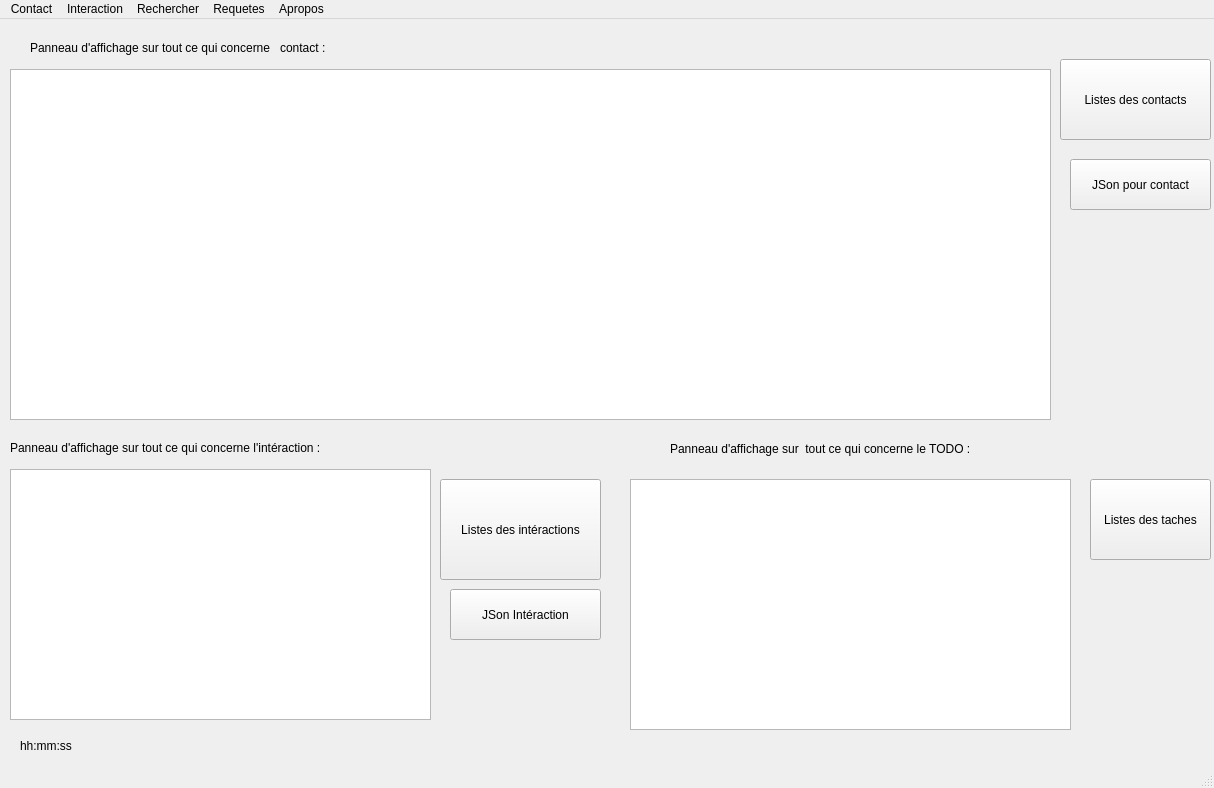
<?xml version="1.0" encoding="UTF-8"?>
<ui version="4.0">
 <class>FenetrePrincipale</class>
 <widget class="QMainWindow" name="FenetrePrincipale">
  <property name="geometry">
   <rect>
    <x>0</x>
    <y>0</y>
    <width>1214</width>
    <height>788</height>
   </rect>
  </property>
  <property name="windowTitle">
   <string>FenetrePrincipale</string>
  </property>
  <widget class="QWidget" name="centralwidget">
   <widget class="QTextEdit" name="afficherTexte">
    <property name="geometry">
     <rect>
      <x>10</x>
      <y>50</y>
      <width>1041</width>
      <height>351</height>
     </rect>
    </property>
   </widget>
   <widget class="QPushButton" name="BAfficher">
    <property name="geometry">
     <rect>
      <x>1060</x>
      <y>40</y>
      <width>151</width>
      <height>81</height>
     </rect>
    </property>
    <property name="text">
     <string>Listes des contacts</string>
    </property>
   </widget>
   <widget class="QLabel" name="BNombrecontact">
    <property name="geometry">
     <rect>
      <x>650</x>
      <y>10</y>
      <width>511</width>
      <height>31</height>
     </rect>
    </property>
    <property name="text">
     <string/>
    </property>
   </widget>
   <widget class="QPushButton" name="BAffichetousInteraction">
    <property name="geometry">
     <rect>
      <x>440</x>
      <y>460</y>
      <width>161</width>
      <height>101</height>
     </rect>
    </property>
    <property name="text">
     <string>Listes des intéractions</string>
    </property>
   </widget>
   <widget class="QPushButton" name="boutontodo">
    <property name="geometry">
     <rect>
      <x>1090</x>
      <y>460</y>
      <width>121</width>
      <height>81</height>
     </rect>
    </property>
    <property name="text">
     <string>Listes des taches</string>
    </property>
   </widget>
   <widget class="QTextEdit" name="textEditIntraction">
    <property name="geometry">
     <rect>
      <x>10</x>
      <y>450</y>
      <width>421</width>
      <height>251</height>
     </rect>
    </property>
   </widget>
   <widget class="QTextEdit" name="textEditTodo">
    <property name="geometry">
     <rect>
      <x>630</x>
      <y>460</y>
      <width>441</width>
      <height>251</height>
     </rect>
    </property>
   </widget>
   <widget class="QLabel" name="label">
    <property name="geometry">
     <rect>
      <x>30</x>
      <y>20</y>
      <width>401</width>
      <height>17</height>
     </rect>
    </property>
    <property name="text">
     <string>Panneau d'affichage sur tout ce qui concerne   contact :</string>
    </property>
   </widget>
   <widget class="QLabel" name="label_2">
    <property name="geometry">
     <rect>
      <x>10</x>
      <y>420</y>
      <width>421</width>
      <height>17</height>
     </rect>
    </property>
    <property name="text">
     <string>Panneau d'affichage sur tout ce qui concerne l'intéraction :</string>
    </property>
   </widget>
   <widget class="QLabel" name="label_3">
    <property name="geometry">
     <rect>
      <x>670</x>
      <y>420</y>
      <width>381</width>
      <height>20</height>
     </rect>
    </property>
    <property name="text">
     <string>Panneau d'affichage sur  tout ce qui concerne le TODO :</string>
    </property>
   </widget>
   <widget class="QLabel" name="Lheure">
    <property name="geometry">
     <rect>
      <x>20</x>
      <y>716</y>
      <width>81</width>
      <height>21</height>
     </rect>
    </property>
    <property name="text">
     <string>hh:mm:ss</string>
    </property>
   </widget>
   <widget class="QPushButton" name="Bjson">
    <property name="geometry">
     <rect>
      <x>1070</x>
      <y>140</y>
      <width>141</width>
      <height>51</height>
     </rect>
    </property>
    <property name="text">
     <string>JSon pour contact</string>
    </property>
   </widget>
   <widget class="QPushButton" name="BJsonInteraction">
    <property name="geometry">
     <rect>
      <x>450</x>
      <y>570</y>
      <width>151</width>
      <height>51</height>
     </rect>
    </property>
    <property name="text">
     <string>JSon Intéraction</string>
    </property>
   </widget>
  </widget>
  <widget class="QMenuBar" name="menubar">
   <property name="geometry">
    <rect>
     <x>0</x>
     <y>0</y>
     <width>1214</width>
     <height>22</height>
    </rect>
   </property>
   <widget class="QMenu" name="menuContact">
    <property name="title">
     <string>Contact</string>
    </property>
    <addaction name="separator"/>
    <addaction name="actionCr_er_un_contact"/>
    <addaction name="actionModifier_un_contact"/>
    <addaction name="actionSupprimer_un_contact"/>
   </widget>
   <widget class="QMenu" name="menuInteraction">
    <property name="title">
     <string>Interaction</string>
    </property>
    <addaction name="separator"/>
    <addaction name="actionAjouter_une_int_raction"/>
    <addaction name="actionListes_d_int_raction"/>
   </widget>
   <widget class="QMenu" name="menuRechercher">
    <property name="title">
     <string>Rechercher</string>
    </property>
    <addaction name="actionchercher_un_contact"/>
   </widget>
   <widget class="QMenu" name="menuRequetes">
    <property name="title">
     <string>Requetes</string>
    </property>
    <addaction name="actionInteraction_entre_deux_dates"/>
    <addaction name="actionInteraction_d_un_contact_entre_deux_dates"/>
    <addaction name="actionCollecteDesTaches"/>
    <addaction name="actionTaches_pour_tous_les_contacts"/>
   </widget>
   <widget class="QMenu" name="menuApropos">
    <property name="title">
     <string>Apropos</string>
    </property>
    <addaction name="separator"/>
    <addaction name="actionApropos"/>
   </widget>
   <addaction name="menuContact"/>
   <addaction name="menuInteraction"/>
   <addaction name="menuRechercher"/>
   <addaction name="menuRequetes"/>
   <addaction name="menuApropos"/>
  </widget>
  <widget class="QStatusBar" name="statusbar"/>
  <action name="actionCr_er_un_contact">
   <property name="text">
    <string>Créer un contact</string>
   </property>
  </action>
  <action name="actionModifier_un_contact">
   <property name="text">
    <string>Modifier un contact</string>
   </property>
  </action>
  <action name="actionSupprimer_un_contact">
   <property name="text">
    <string>Supprimer un contact</string>
   </property>
  </action>
  <action name="actionAjouter_une_int_raction">
   <property name="text">
    <string>Ajouter une intéraction</string>
   </property>
  </action>
  <action name="actionListes_d_int_raction">
   <property name="text">
    <string>Listes d'intéraction</string>
   </property>
  </action>
  <action name="actionAjouter_des_taches">
   <property name="text">
    <string>Ajouter des taches</string>
   </property>
  </action>
  <action name="actionchercher_un_contact">
   <property name="text">
    <string>chercher un contact</string>
   </property>
  </action>
  <action name="actionInteraction_entre_deux_dates">
   <property name="text">
    <string>Interaction entre deux dates</string>
   </property>
  </action>
  <action name="actionCollecteDesTaches">
   <property name="text">
    <string>Collect des taches pour un contact</string>
   </property>
  </action>
  <action name="actionTaches_pour_tous_les_contacts">
   <property name="text">
    <string>Taches pour tous les contacts</string>
   </property>
  </action>
  <action name="actionNombre_de_contact">
   <property name="text">
    <string>Nombre de contact</string>
   </property>
  </action>
  <action name="actionInteraction_d_un_contact_entre_deux_dates">
   <property name="text">
    <string>Interaction d'un contact entre deux dates</string>
   </property>
  </action>
  <action name="actionApropos">
   <property name="text">
    <string>Apropos</string>
   </property>
  </action>
 </widget>
 <resources/>
 <connections/>
</ui>
